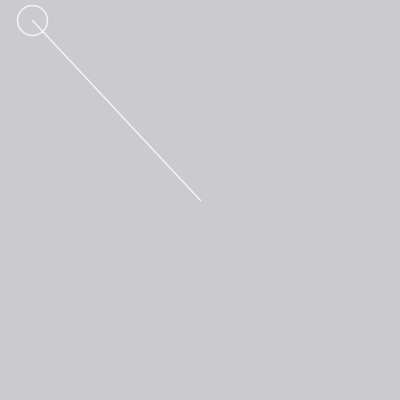
Frame 1 (no input)
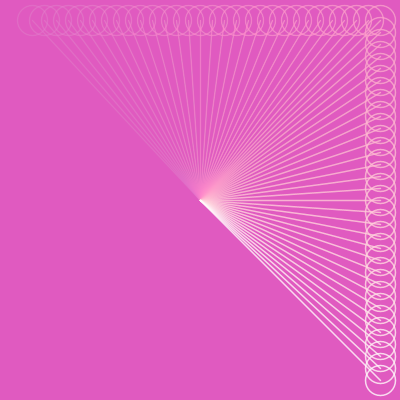
Frame 60 (the mouse pressed at the canvas centre just before this capture)
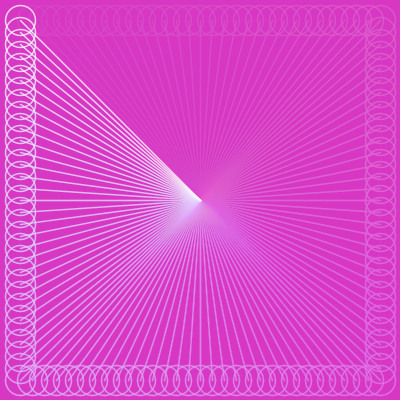
Frame 120 (the mouse held since frame 60 and released just before this capture)

The Processing sketch that drew these frames (run headless with seeded random() and noise(); from frame 60 on, the mouse is pressed at the canvas centre):

// Processing sketch: processing_60679
// ── processing_60679.pde

int x = 32;
int y = 32;
int geschwindigkeit = 12;
int distance = 24;

int farbe;
int satt;
 
void setup() {
  size(400, 400);
  smooth();
  colorMode(HSB,360,100,100,100);
}
void draw() {
  
  
  
  heisserKreis(distance,geschwindigkeit);
  
}


void heisserKreis(int distance, int geschwindigkeit) {
  if (x <= width - distance && y <= distance) {
    x += geschwindigkeit;  
  } else if( x >= width - distance && y <= height - distance  ){
    y += geschwindigkeit;
  } else if ( x>=distance && y >= height-distance) { 
    x -= geschwindigkeit;
  } else  {
    y -= geschwindigkeit;
  }
  
  
  strokeWeight(1.5);
  noFill();
  stroke(0,0,100,80);
  ellipse(x,y,30,30);
  
  line(width/2, height/2, x,y);
  
  noStroke();
  farbe = (int) x+y;
  satt = (int) y+x;
  
  satt = (int) map(satt, distance, height+width, 80, 100);
  farbe = (int) map(farbe, distance, width+width, 260, 360);
  
  fill(farbe,satt,100,1.8);
  
  rect(0,0,width,height);
}
